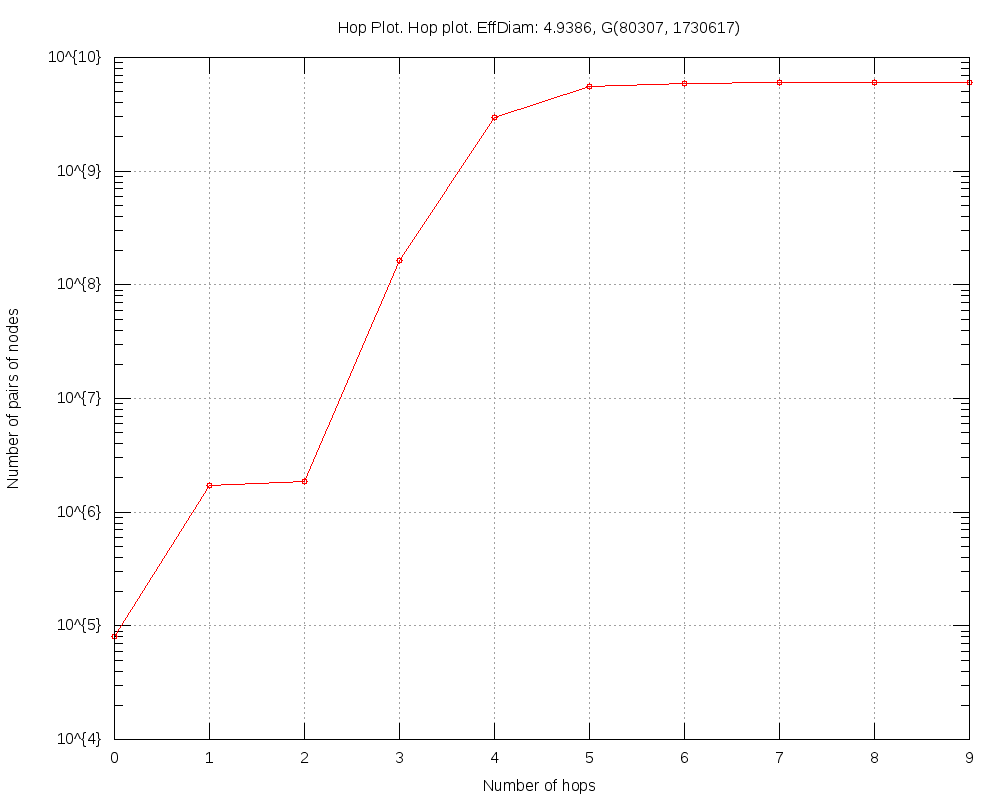

The gnuplot source for this figure:
#
# Hop Plot. Hop plot. EffDiam: 4.9386, G(80307, 1730617) (Mon May  5 02:51:32 2014)
#

set title "Hop Plot. Hop plot. EffDiam: 4.9386, G(80307, 1730617)"
set key bottom right
set logscale y 10
set format y "10^{%L}"
set mytics 10
set grid
set xlabel "Number of hops"
set ylabel "Number of pairs of nodes"
set tics scale 2
set terminal png size 1000,800
set output 'hop.FRDG_TCL_FIXP.png'
plot 	"hop.FRDG_TCL_FIXP.tab" using 1:2 title "" with linespoints pt 6
